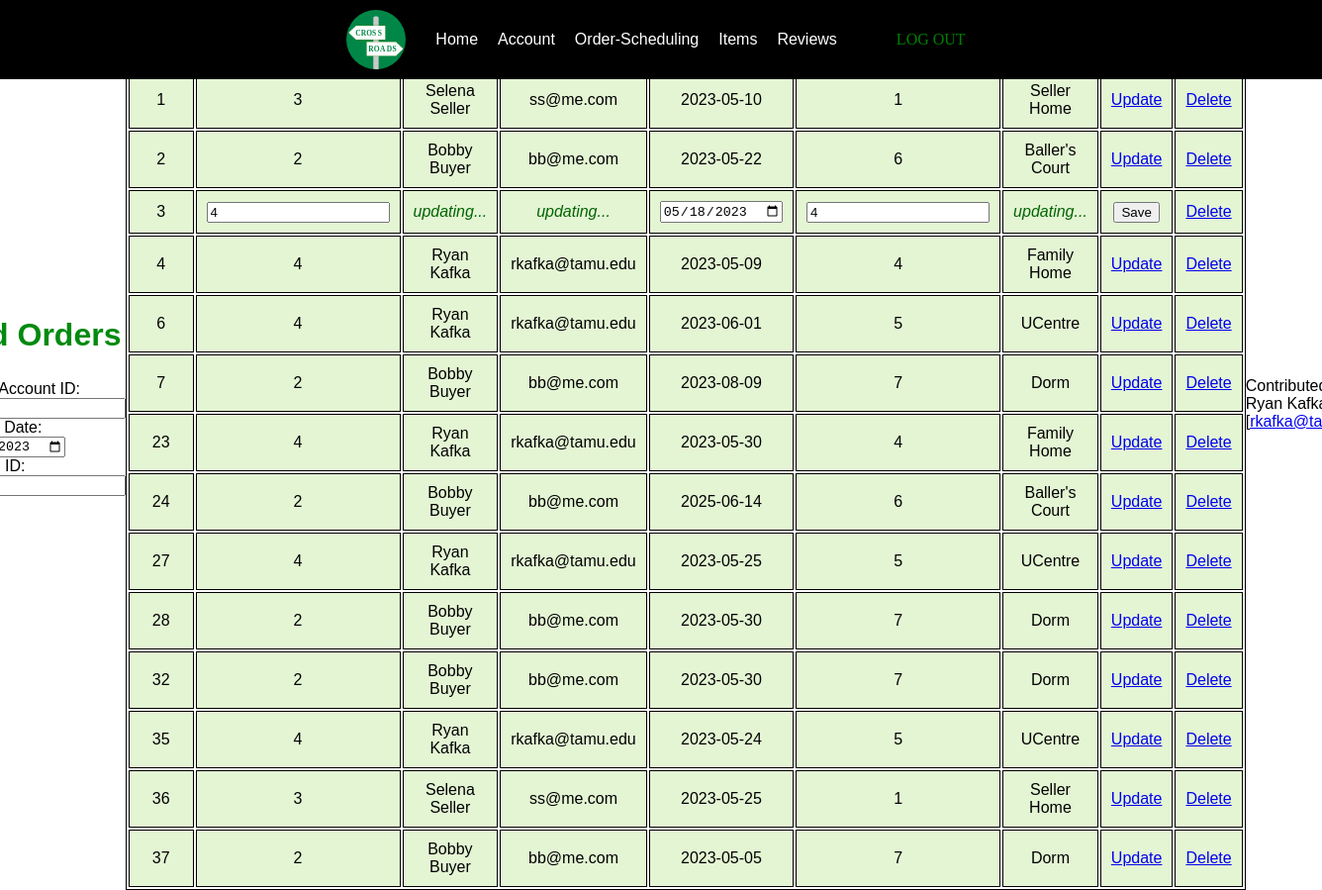
/orders/scheduling.php?id=3, run on the app's committed database.
### tables this page shows
CREATE TABLE `orders` (
  `order_id` int(12) NOT NULL,
  `account_id` int(12) NOT NULL,
  `delivery_date` date NOT NULL,
  `address_id` int(12) NOT NULL
);

CREATE TABLE `account` (
  `account_id` int(12) NOT NULL COMMENT 'Account ID',
  `account_fname` varchar(100) NOT NULL COMMENT 'First Name',
  `account_lname` varchar(100) NOT NULL COMMENT 'Last Name',
  `account_email` varchar(100) NOT NULL COMMENT 'eMail Address',
  `account_password` varchar(255) NOT NULL COMMENT 'Password',
  `account_type` int(1) NOT NULL COMMENT '0 = admin, 1 = seller, 2 = buyer'
);

CREATE TABLE `address_label` (
  `address_id` int(12) NOT NULL,
  `account_id` int(12) NOT NULL,
  `address_title` varchar(50) NOT NULL
);

### orders/functions/access_orders.php (the view, shortened to what this page needs)
<?php
  $user = 'root';
  $password = '';
  $database = 'crossroads';
  $servername='localhost:3306';
  $conn = new mysqli($servername, $user, $password, $database);
  $query = "SELECT * FROM orders
              LEFT JOIN address_label
                ON address_label.account_id=orders.account_id
              AND address_label.address_id=orders.address_id
              LEFT JOIN account
                ON account.account_id=orders.account_id";
  $query = $query . " ORDER BY order_id ASC";
  echo "<table border='1'>
    <tr>
      <th>Order ID</th>";
  if($_SESSION['is_admin'] || $_SESSION['account_type'] == 1)
    echo  "<th>Buyer's Account ID</th>
      <th>Buyer's Name</th>
      <th>Buyer's Email</th>";
  echo "<th>Delivery Date</th>";
  echo "<th>Address ID</th>";
  echo "<th>Address Label</th>
    </tr>
  ";
  $result = mysqli_query($conn,$query);
  while($row = mysqli_fetch_array($result)) {
    echo "<tr>";
    if($row['order_id'] == $_GET['id']) {
      echo '<form action="http://localhost/crossroads/orders/functions/update_order.php" method="POST">';
      echo 	"<td>" . $row['order_id'] . "</td>";
      if($_SESSION['is_admin']) {
        echo '<td><input type="number" name="buyerID" value="'.$row['account_id'].'"></td>';
        echo '<td> <em style="color:darkgreen;">updating...</em>
              </td>';
        echo '<td> <em style="color:darkgreen;">updating...</em> </td>';
      }
      echo '<td><input type="date" min="2023-05-05" name="deliveryDate" value="'.$row['delivery_date'].'"></td>';
      echo '<td><input type="number" name="addressID" value="'.$row['address_id'].'"></td>';
      echo '<td> <em style="color:darkgreen;">updating...</em> </td>';
      echo '<td><button type="submit">Save</button></td>';
      echo '</form>';
    }
    else {
      echo 	"<td>" . $row['order_id'] . "</td>";
      if($_SESSION['is_admin']) {
        echo 	"<td>" . $row['account_id'] . "</td>";
        echo 	"<td>" . $row['account_fname'] . " "
                      . $row['account_lname'] . "</td>";
        echo 	"<td>" . $row['account_email'] . "</td>";
      }
      echo 	"<td>" . $row['delivery_date'] . "</td>";
      echo 	"<td>" . $row['address_id'] . "</td>";
      echo 	"<td>" . $row['address_title'] . "</td>";
      echo 	'<td><a href="http://localhost/crossroads/orders/scheduling.php?id=' . $row['order_id'] . '" role="button">Update</a></td>';
    }
    echo 	'<td><a href="http://localhost/crossroads/orders/functions/delete_order.php?id=' . $row['order_id'] . '" role="button">Delete</a></td>';
    echo "</tr>";
  }
  echo "</table>";
?>

### style.css (style rules this page uses)
:root { --emeraldgreen: #028A0f; }
body { display: flex; justify-content: center; align-items: center; height: 100vh; }
nav { position: absolute; top: 0%; background-color: black; padding: 10px; display: flex; justify-content: center; width:100%; }
nav a { font-family: Verdana, Geneva, sans-serif; color: white; text-decoration: none; margin: 0 10px; -ms-transform: translateY(35%); transform: translateY(35%); }
table { margin: 0 auto; font-size: large; border: 1px solid black; }
th,td { font-family: Verdana, Geneva, sans-serif; border: 1px solid black; padding: 10px; text-align: center; font-size: medium; }
th { font-weight: bold; }
td { font-weight: lighter; background-color: #E4F5D4; border: 1px solid black; }
form { font-family: Verdana, Geneva, sans-serif; }

### data on the page
orders: order_id "1", account.account_id "3", account.account_fname "Selena", account.account_lname "Seller", account.account_email "ss@me.com", delivery_date "2023-05-10", address_label.address_id "1", address_label.address_title "Seller Home"
orders: order_id "2", account.account_id "2", account.account_fname "Bobby", account.account_lname "Buyer", account.account_email "bb@me.com", delivery_date "2023-05-22", address_label.address_id "6", address_label.address_title "Baller's Court"
orders: order_id "3", buyerID "4", deliveryDate "05/18/2023", addressID "4"
orders: order_id "4", account.account_id "4", account.account_fname "Ryan", account.account_lname "Kafka", account.account_email "rkafka@tamu.edu", delivery_date "2023-05-09", address_label.address_id "4", address_label.address_title "Family Home"
orders: order_id "6", account.account_id "4", account.account_fname "Ryan", account.account_lname "Kafka", account.account_email "rkafka@tamu.edu", delivery_date "2023-06-01", address_label.address_id "5", address_label.address_title "UCentre"
orders: order_id "7", account.account_id "2", account.account_fname "Bobby", account.account_lname "Buyer", account.account_email "bb@me.com", delivery_date "2023-08-09", address_label.address_id "7", address_label.address_title "Dorm"
orders: order_id "23", account.account_id "4", account.account_fname "Ryan", account.account_lname "Kafka", account.account_email "rkafka@tamu.edu", delivery_date "2023-05-30", address_label.address_id "4", address_label.address_title "Family Home"
orders: order_id "24", account.account_id "2", account.account_fname "Bobby", account.account_lname "Buyer", account.account_email "bb@me.com", delivery_date "2025-06-14", address_label.address_id "6", address_label.address_title "Baller's Court"
orders: order_id "27", account.account_id "4", account.account_fname "Ryan", account.account_lname "Kafka", account.account_email "rkafka@tamu.edu", delivery_date "2023-05-25", address_label.address_id "5", address_label.address_title "UCentre"
orders: order_id "28", account.account_id "2", account.account_fname "Bobby", account.account_lname "Buyer", account.account_email "bb@me.com", delivery_date "2023-05-30", address_label.address_id "7", address_label.address_title "Dorm"
orders: order_id "32", account.account_id "2", account.account_fname "Bobby", account.account_lname "Buyer", account.account_email "bb@me.com", delivery_date "2023-05-30", address_label.address_id "7", address_label.address_title "Dorm"
orders: order_id "35", account.account_id "4", account.account_fname "Ryan", account.account_lname "Kafka", account.account_email "rkafka@tamu.edu", delivery_date "2023-05-24", address_label.address_id "5", address_label.address_title "UCentre"
orders: order_id "36", account.account_id "3", account.account_fname "Selena", account.account_lname "Seller", account.account_email "ss@me.com", delivery_date "2023-05-25", address_label.address_id "1", address_label.address_title "Seller Home"
orders: order_id "37", account.account_id "2", account.account_fname "Bobby", account.account_lname "Buyer", account.account_email "bb@me.com", delivery_date "2023-05-05", address_label.address_id "7", address_label.address_title "Dorm"
